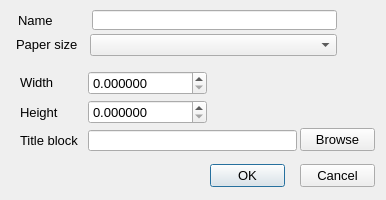
<?xml version="1.0" encoding="UTF-8"?>
<ui version="4.0">
 <class>ComposedDrawing_Dialog</class>
 <widget class="QDialog" name="ComposedDrawing_Dialog">
  <property name="geometry">
   <rect>
    <x>0</x>
    <y>0</y>
    <width>386</width>
    <height>200</height>
   </rect>
  </property>
  <property name="minimumSize">
   <size>
    <width>386</width>
    <height>200</height>
   </size>
  </property>
  <property name="maximumSize">
   <size>
    <width>386</width>
    <height>200</height>
   </size>
  </property>
  <property name="font">
   <font>
    <pointsize>10</pointsize>
   </font>
  </property>
  <property name="windowTitle">
   <string>Layout drawing options</string>
  </property>
  <widget class="QPushButton" name="_2">
   <property name="geometry">
    <rect>
     <x>300</x>
     <y>164</y>
     <width>75</width>
     <height>23</height>
    </rect>
   </property>
   <property name="font">
    <font>
     <family>Lucida Grande</family>
     <pointsize>10</pointsize>
    </font>
   </property>
   <property name="text">
    <string>Cancel</string>
   </property>
   <property name="autoDefault">
    <bool>false</bool>
   </property>
  </widget>
  <widget class="QPushButton" name="_1">
   <property name="geometry">
    <rect>
     <x>210</x>
     <y>164</y>
     <width>75</width>
     <height>23</height>
    </rect>
   </property>
   <property name="font">
    <font>
     <family>Lucida Grande</family>
     <pointsize>10</pointsize>
    </font>
   </property>
   <property name="text">
    <string>OK</string>
   </property>
   <property name="default">
    <bool>true</bool>
   </property>
  </widget>
  <widget class="QLineEdit" name="_100">
   <property name="geometry">
    <rect>
     <x>92</x>
     <y>10</y>
     <width>245</width>
     <height>20</height>
    </rect>
   </property>
  </widget>
  <widget class="QLabel" name="label_42">
   <property name="geometry">
    <rect>
     <x>18</x>
     <y>10</y>
     <width>71</width>
     <height>20</height>
    </rect>
   </property>
   <property name="font">
    <font>
     <pointsize>10</pointsize>
    </font>
   </property>
   <property name="text">
    <string>Name</string>
   </property>
   <property name="alignment">
    <set>Qt::AlignLeading|Qt::AlignLeft|Qt::AlignVCenter</set>
   </property>
  </widget>
  <widget class="QLabel" name="label_43">
   <property name="geometry">
    <rect>
     <x>16</x>
     <y>34</y>
     <width>71</width>
     <height>20</height>
    </rect>
   </property>
   <property name="font">
    <font>
     <pointsize>10</pointsize>
    </font>
   </property>
   <property name="text">
    <string>Paper size</string>
   </property>
   <property name="alignment">
    <set>Qt::AlignLeading|Qt::AlignLeft|Qt::AlignVCenter</set>
   </property>
  </widget>
  <widget class="QComboBox" name="_101">
   <property name="geometry">
    <rect>
     <x>90</x>
     <y>34</y>
     <width>247</width>
     <height>22</height>
    </rect>
   </property>
  </widget>
  <widget class="QLabel" name="label_3">
   <property name="geometry">
    <rect>
     <x>20</x>
     <y>72</y>
     <width>57</width>
     <height>21</height>
    </rect>
   </property>
   <property name="font">
    <font>
     <family>Lucida Grande</family>
     <pointsize>10</pointsize>
    </font>
   </property>
   <property name="text">
    <string>Width</string>
   </property>
  </widget>
  <widget class="QLabel" name="label_4">
   <property name="geometry">
    <rect>
     <x>20</x>
     <y>102</y>
     <width>57</width>
     <height>21</height>
    </rect>
   </property>
   <property name="font">
    <font>
     <family>Lucida Grande</family>
     <pointsize>10</pointsize>
    </font>
   </property>
   <property name="text">
    <string>Height</string>
   </property>
  </widget>
  <widget class="QLabel" name="label_5">
   <property name="geometry">
    <rect>
     <x>20</x>
     <y>130</y>
     <width>61</width>
     <height>21</height>
    </rect>
   </property>
   <property name="font">
    <font>
     <family>Lucida Grande</family>
     <pointsize>10</pointsize>
    </font>
   </property>
   <property name="text">
    <string>Title block</string>
   </property>
  </widget>
  <widget class="QLineEdit" name="_104">
   <property name="geometry">
    <rect>
     <x>88</x>
     <y>130</y>
     <width>209</width>
     <height>21</height>
    </rect>
   </property>
  </widget>
  <widget class="QPushButton" name="_105">
   <property name="geometry">
    <rect>
     <x>300</x>
     <y>128</y>
     <width>75</width>
     <height>23</height>
    </rect>
   </property>
   <property name="font">
    <font>
     <family>Lucida Grande</family>
     <pointsize>10</pointsize>
    </font>
   </property>
   <property name="text">
    <string>Browse</string>
   </property>
   <property name="autoDefault">
    <bool>false</bool>
   </property>
  </widget>
  <widget class="RCDoubleSpinBox" name="_102">
   <property name="geometry">
    <rect>
     <x>88</x>
     <y>71</y>
     <width>119</width>
     <height>24</height>
    </rect>
   </property>
   <property name="decimals">
    <number>6</number>
   </property>
   <property name="maximum">
    <double>100000000.000000000000000</double>
   </property>
  </widget>
  <widget class="RCDoubleSpinBox" name="_103">
   <property name="geometry">
    <rect>
     <x>88</x>
     <y>100</y>
     <width>119</width>
     <height>24</height>
    </rect>
   </property>
   <property name="decimals">
    <number>6</number>
   </property>
   <property name="maximum">
    <double>100000000.000000000000000</double>
   </property>
  </widget>
 </widget>
 <customwidgets>
  <customwidget>
   <class>RCDoubleSpinBox</class>
   <extends>QDoubleSpinBox</extends>
   <header>../RealCADQt/source/rcdoublespinbox.h</header>
  </customwidget>
 </customwidgets>
 <tabstops>
  <tabstop>_100</tabstop>
  <tabstop>_101</tabstop>
  <tabstop>_102</tabstop>
  <tabstop>_103</tabstop>
  <tabstop>_104</tabstop>
  <tabstop>_105</tabstop>
  <tabstop>_1</tabstop>
  <tabstop>_2</tabstop>
 </tabstops>
 <resources/>
 <connections/>
</ui>
